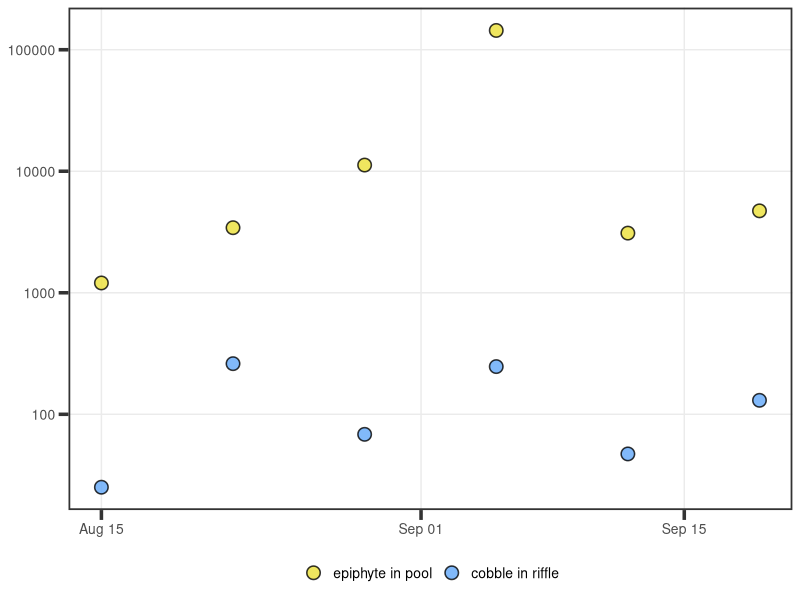
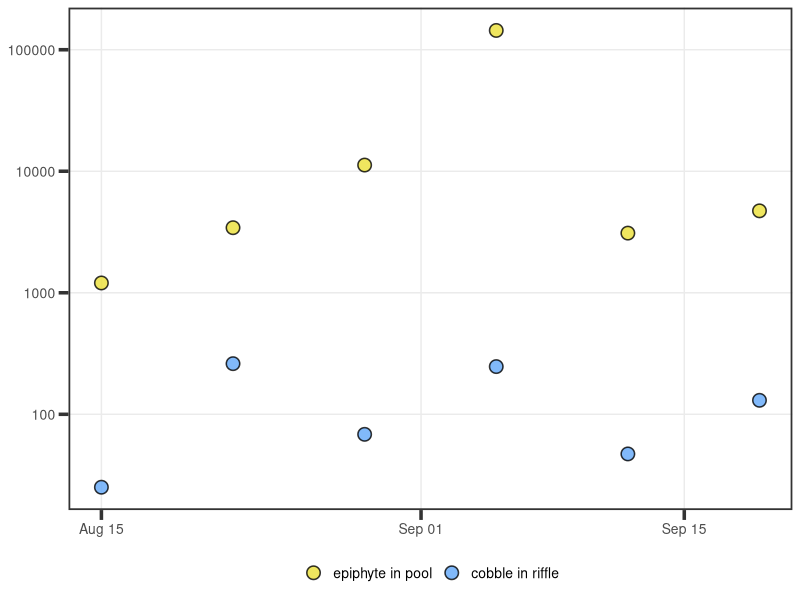

Reproduce these figures in R, in order.
#### Supplemental figure comparing individual M. mats from riffle versus pool
### Jordan Zabrecky
## last edited: 07.29.2025

# This script creates a supplementary figure to show the difference 
# between anatoxin concentrations in individual mat samples in pools
# versus riffles using data from the California Water Board (with permission!)

#### (1) Loading libraries & data ####

# loading libraries
lapply(c("tidyverse", "lubridate", "cowplot"), 
       require, character.only = T)

# loading data
data <- read.csv("./data/field_and_lab/state_monitoring_mats.csv") %>% 
  mutate(date = mdy(date))

#### (2) Making plot ####

# set universal theme
theme_set(theme_bw() + 
            theme(legend.position = "top",
                  panel.grid.minor = element_blank(),
                  panel.border = element_rect(linewidth = 1.2), axis.ticks = element_line(linewidth = 1.2),
                  text = element_text(size = 10), axis.ticks.length=unit(.25, "cm"),
                  axis.text.y = element_text(size = 10), axis.text.x = element_text(size = 10),
                  legend.text = element_text(size=10)))

# no scientific notion!
options(scipen=10000)

# plot
fig <- ggplot(data = data, aes(x = date, y = ATXa_ug_L)) +
  geom_point(aes(fill = habitat), shape = 21, size = 4, alpha = 0.8, stroke = 0.8) +
  scale_y_continuous(trans='log10') +
  scale_fill_manual(NULL, 
                   labels = c("epiphyte in pool", "cobble in riffle"),
                   values = c("#ebdf38", "#62a7f8")) +
  labs(x = NULL, y = NULL) + 
  theme(legend.position = "bottom")
fig  

# pair with photo of epiphyte in pool habitat
# make sure it's not a photo we want to use with chapter 2!
ggsave("./figures/sfig_atx_epiphyte_cobble_notfinal.tiff", dpi = 600, 
       width=9, height=9, unit="cm")
